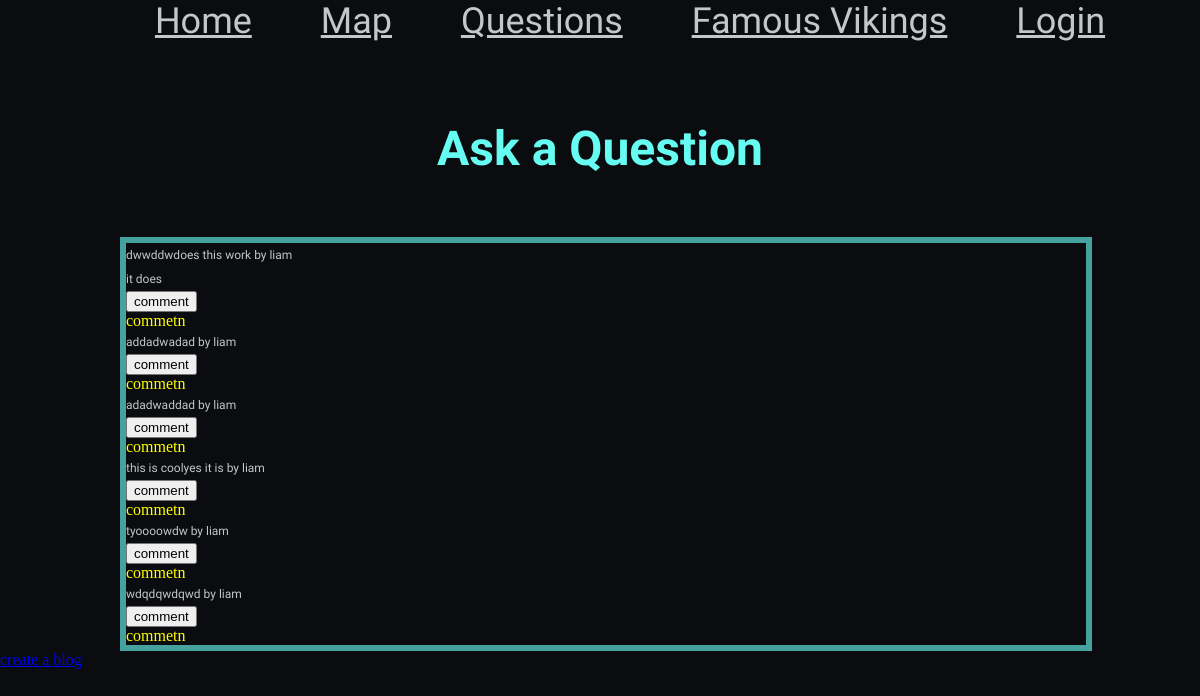
/question, run on an earlier commit of the app's database.
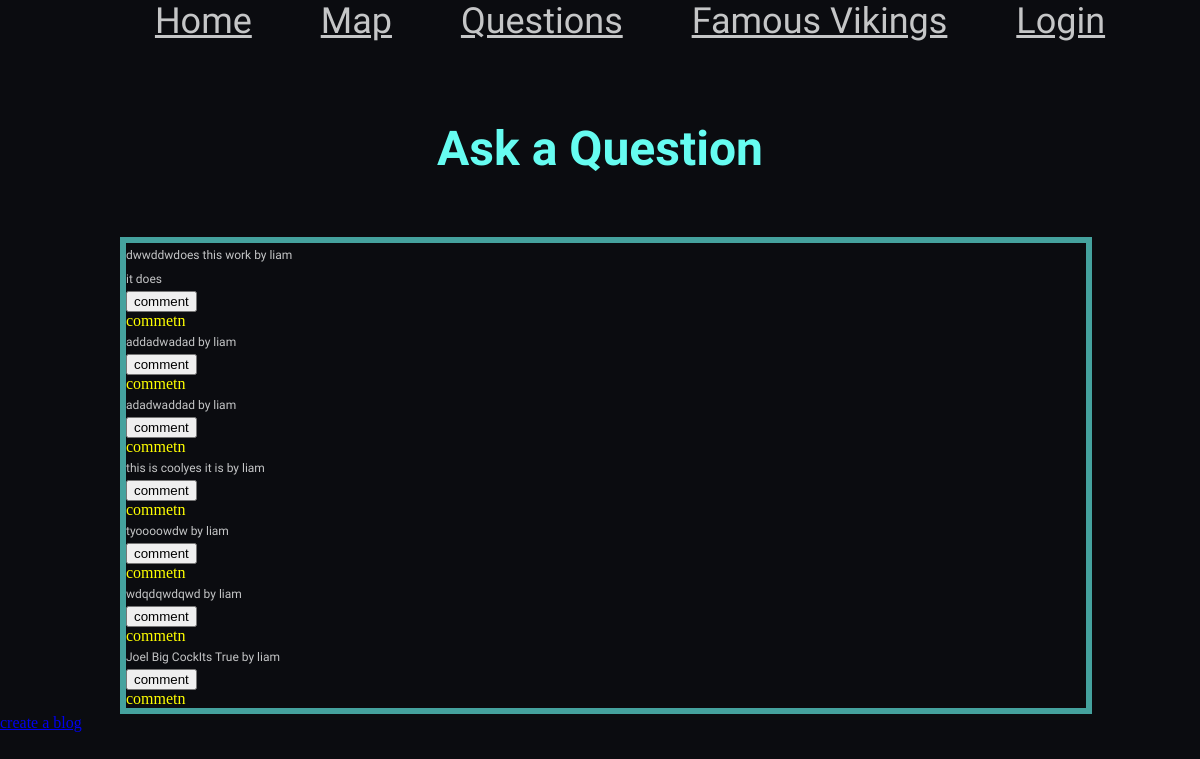
And on a later commit of the database.
### models.py (models this page shows)
class Question(db.Model):
    __tablename__ = "Question"
    id = db.Column(db.Integer, primary_key=True, autoincrement=True)
    user = db.Column(db.Integer, db.ForeignKey('User.id'), nullable = False)
    question = db.Column(db.String(225), unique=True)
    title = db.Column(db.String(225), unique=True)
    comments = db.relationship('Comment')
    users = db.relationship('User')

class User(db.Model):
    __tablename__ = "User"
    id = db.Column(db.Integer, primary_key=True, autoincrement=True)
    name = db.Column(db.String(225), unique=True)
    salt = db.Column(db.String(225))
    key = db.Column(db.String(225))
    coin = db.Column(db.Integer, default = 0)
    img = db.Column(db.Integer, db.ForeignKey('Image.id'), default = 1)
    email = db.Column(db.String())
    image = db.relationship('Image', back_populates="user")

class Comment(db.Model):
    id = db.Column(db.Integer, primary_key=True, autoincrement=True)
    comment = db.Column(db.String(225), unique=True)
    qid = db.Column(db.Integer, db.ForeignKey('Question.id'), nullable = False)

### main.py (the view)
@app.route('/question')
def history():
    current_user = session.get('name')
    user = session.get('name')
    questions = models.Question.query.all()
    return render_template('question.html', page_title="history", user = current_user, questions = questions)

### templates/question.html (shortened to what this page needs)
{% extends 'layout.html' %}
{% block content %}
<div class = "question_title">
  <h1> Ask a Question </h1>
</div>
<div class = "wrapper_question">
  <div class = "writing_box">
    {% for question in questions %}
    <div class = "question_box">
      <p>{{ question.title }}{{ question.question }} by {{question.users.name}}</p>
      {% for comment in question.comments %}
        <p>{{ comment.comment }}</p>
      {% endfor %}
      <button>comment</button>
      <div id = "comments" class="comments">commetn</div>
    </div>
    {% endfor %}
  </div>
</div>
<div class = "form_create">
  <a href="/question/create"> create a blog</a>
</div>
{% endblock %}

### templates/layout.html (shortened to what this page needs)
<html>
<!DOCTYPE html>
  <head>
   <link rel="stylesheet" href="{{ url_for('static', filename='css/style.css') }}">
  </head>
  <body id="overall">
  {% include 'nav.html' %}
  {% block content %}
  {% endblock %}
  </body>
</html>

### templates/nav.html (shortened to what this page needs)
{% if user == None %}
<div class = "nav">
    <a href="/">Home</a>
    <a href="/map">Map</a>
    <a href="/question">Questions</a>
    <a href="/famous">Famous Vikings</a>
    <a href="/login">Login</a>
</div>
{% endif %}

### static/css/style.css (style rules this page uses)
:root { --clr-primary: #0B0C10; --clr-neutral: #C5C6C7; --clr-neutral-100: #45A29E; --clr-neutral-200: #66FCF1; --font-family: 'Squada One', cursive; }
body, h1, h2, p { margin: 0; }
p, input { font-family: var(--font-family); font-size: 1vw; }
#overall { background-color: var(--clr-primary); }
.nav { background-color: var(--clr-primary); width:100%; height:7.5%; text-align: center; font-size: 3vw; font-family: var(--font-family); }
.nav a { color: var(--clr-neutral); margin-left:5%; }
.wrapper_question { margin: 0% 0 0 10%; width:80%; height: flex; }
.writing_box { width:100%; height:flex; border: 0.5vw solid var(--clr-neutral-100); }
.writing_box p { color: var(--clr-neutral); line-height: 2; font-size: 1vw; }
.question_title { font-family: var(--font-family); color: var(--clr-neutral-200); text-align: center; font-size: 2vw; padding: 5% 0 5% 0; }
.comments { color: yellow; }

What changed in the data, as far as the page shows it:
added Question: title "Joel Big Cock", question "Its True", users.name "liam"
